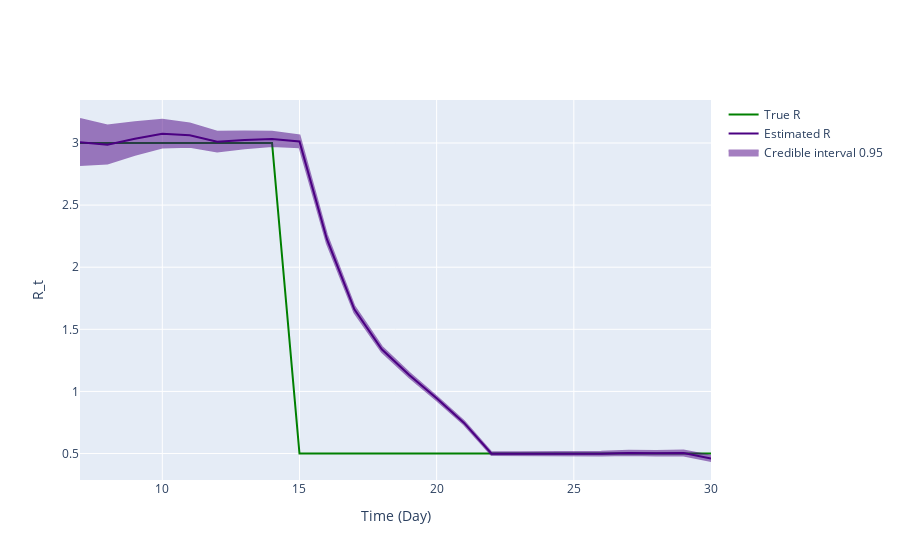

Write notebook code for a chart like this one.
### Code cell
fig = ReproductionNumberPlot()

fig.add_ground_truth_rt(ground_truth)
fig.add_interval_rt(interval)

fig.update_labels(time_label='Time (Day)', r_label='R_t')

fig.show_figure()

### Figure 1 — Plotly figure (JSON) as saved in the notebook; plotly's stock layout.template omitted (floating-point values rounded to 4 significant figures)
{"data": [{"line": {"color": "green"}, "mode": "lines", "name": "True R", "type": "scatter", "x": [7, 8, 9, 10, 11, 12, 13, 14, 15, 16, 17, 18, 19, 20, 21, 22, 23, 24, 25, 26, 27, 28, 29, 30], "y": [3, 3, 3, 3, 3, 3, 3, 3, 0.5, 0.5, 0.5, 0.5, 0.5, 0.5, 0.5, 0.5, 0.5, 0.5, 0.5, 0.5, 0.5, 0.5, 0.5, 0.5]}, {"line": {"color": "indigo"}, "mode": "lines", "name": "Estimated R", "type": "scatter", "x": [7, 8, 9, 10, 11, 12, 13, 14, 15, 16, 17, 18, 19, 20, 21, 22, 23, 24, 25, 26, 27, 28, 29, 30], "y": [3.005, 2.986, 3.034, 3.075, 3.063, 3.011, 3.024, 3.032, 3.013, 2.225, 1.66, 1.34, 1.132, 0.9442, 0.7467, 0.4984, 0.4976, 0.4978, 0.4968, 0.4983, 0.5047, 0.5015, 0.5044, 0.4607]}, {"fill": "toself", "fillcolor": "indigo", "line": {"color": "indigo"}, "mode": "lines", "name": "Credible interval 0.95", "opacity": 0.5, "type": "scatter", "x": [7, 8, 9, 10, 11, 12, 13, 14, 15, 16, 17, 18, 19, 20, 21, 22, 23, 24, 25, 26, 27, 28, 29, 30, 30, 29, 28, 27, 26, 25, 24, 23, 22, 21, 20, 19, 18, 17, 16, 15, 14, 13, 12, 11, 10, 9, 8, 7], "y": [3.193, 3.141, 3.166, 3.188, 3.158, 3.09, 3.092, 3.09, 3.061, 2.261, 1.686, 1.36, 1.15, 0.9598, 0.7603, 0.5096, 0.5093, 0.5105, 0.5107, 0.5136, 0.5217, 0.52, 0.5247, 0.4819, 0.4399, 0.4845, 0.4833, 0.4881, 0.4832, 0.4831, 0.4853, 0.4861, 0.4872, 0.7331, 0.9287, 1.114, 1.319, 1.635, 2.191, 2.965, 2.976, 2.957, 2.932, 2.969, 2.964, 2.904, 2.835, 2.824]}], "layout": {"hovermode": "x unified", "xaxis": {"title": {"text": "Time (Day)"}}, "yaxis": {"title": {"text": "R_t"}}}}
